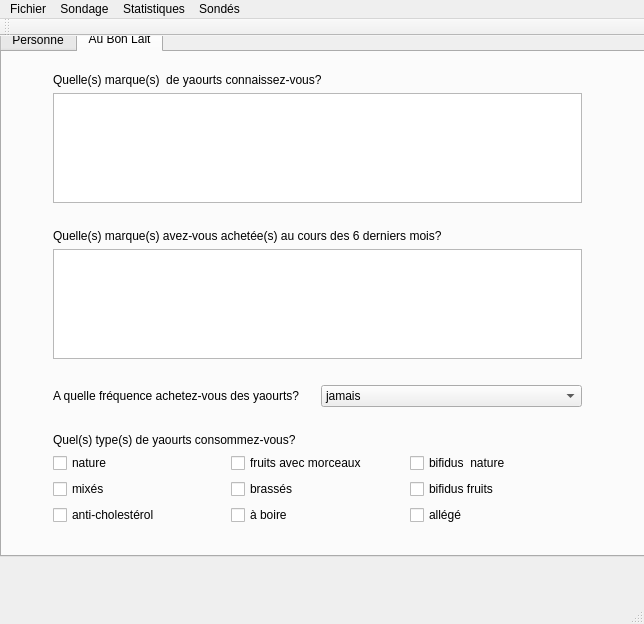
<?xml version="1.0" encoding="UTF-8"?>
<ui version="4.0">
 <class>MainWindow</class>
 <widget class="QMainWindow" name="MainWindow">
  <property name="windowModality">
   <enum>Qt::WindowModal</enum>
  </property>
  <property name="geometry">
   <rect>
    <x>0</x>
    <y>0</y>
    <width>644</width>
    <height>624</height>
   </rect>
  </property>
  <property name="windowTitle">
   <string>Sondage</string>
  </property>
  <widget class="QWidget" name="centralWidget">
   <widget class="QTabWidget" name="tabprincipal">
    <property name="geometry">
     <rect>
      <x>0</x>
      <y>-10</y>
      <width>671</width>
      <height>531</height>
     </rect>
    </property>
    <property name="layoutDirection">
     <enum>Qt::LeftToRight</enum>
    </property>
    <property name="locale">
     <locale language="English" country="UnitedStates"/>
    </property>
    <property name="tabPosition">
     <enum>QTabWidget::North</enum>
    </property>
    <property name="tabShape">
     <enum>QTabWidget::Rounded</enum>
    </property>
    <property name="currentIndex">
     <number>1</number>
    </property>
    <widget class="QWidget" name="tab">
     <attribute name="title">
      <string>Personne</string>
     </attribute>
     <widget class="QWidget" name="verticalLayoutWidget_3">
      <property name="geometry">
       <rect>
        <x>50</x>
        <y>30</y>
        <width>541</width>
        <height>441</height>
       </rect>
      </property>
      <layout class="QVBoxLayout" name="verticalLayout_3">
       <item>
        <widget class="QLabel" name="lbl_warning_2">
         <property name="font">
          <font>
           <kerning>true</kerning>
          </font>
         </property>
         <property name="text">
          <string>TextLabel</string>
         </property>
        </widget>
       </item>
       <item>
        <spacer name="verticalSpacer_4">
         <property name="orientation">
          <enum>Qt::Vertical</enum>
         </property>
         <property name="sizeType">
          <enum>QSizePolicy::Fixed</enum>
         </property>
         <property name="sizeHint" stdset="0">
          <size>
           <width>20</width>
           <height>40</height>
          </size>
         </property>
        </spacer>
       </item>
       <item>
        <layout class="QFormLayout" name="formLayout_2">
         <property name="fieldGrowthPolicy">
          <enum>QFormLayout::AllNonFixedFieldsGrow</enum>
         </property>
         <property name="labelAlignment">
          <set>Qt::AlignRight|Qt::AlignTrailing|Qt::AlignVCenter</set>
         </property>
         <item row="2" column="0">
          <widget class="QLabel" name="lbl_age_2">
           <property name="text">
            <string>âge : </string>
           </property>
          </widget>
         </item>
         <item row="2" column="1">
          <widget class="QLineEdit" name="txtbox_age_2"/>
         </item>
         <item row="3" column="0">
          <widget class="QLabel" name="lbl_sexe_2">
           <property name="text">
            <string>sexe : </string>
           </property>
          </widget>
         </item>
         <item row="3" column="1">
          <layout class="QHBoxLayout" name="horizontalLayout_5">
           <item>
            <widget class="QRadioButton" name="rdb_homme_2">
             <property name="text">
              <string>homme</string>
             </property>
            </widget>
           </item>
           <item>
            <widget class="QRadioButton" name="rdb_femme_2">
             <property name="text">
              <string>femme</string>
             </property>
            </widget>
           </item>
          </layout>
         </item>
         <item row="4" column="0">
          <widget class="QLabel" name="lbl_etat_civil_2">
           <property name="text">
            <string>état civil : </string>
           </property>
          </widget>
         </item>
         <item row="4" column="1">
          <widget class="QComboBox" name="cb_etat_civil_2">
           <item>
            <property name="text">
             <string>marié</string>
            </property>
           </item>
           <item>
            <property name="text">
             <string>veuf</string>
            </property>
           </item>
           <item>
            <property name="text">
             <string>célibataire</string>
            </property>
           </item>
           <item>
            <property name="text">
             <string>vie_maritale</string>
            </property>
           </item>
          </widget>
         </item>
         <item row="5" column="0">
          <widget class="QLabel" name="lbl_compo_foyer_2">
           <property name="text">
            <string>composition du foyer : </string>
           </property>
          </widget>
         </item>
         <item row="5" column="1">
          <layout class="QFormLayout" name="formLayout_4">
           <item row="1" column="0">
            <widget class="QLabel" name="lbl_nb_personnes_2">
             <property name="text">
              <string>nombre de personnes : </string>
             </property>
            </widget>
           </item>
           <item row="1" column="1">
            <widget class="QSpinBox" name="spbox_nb_personnes_2"/>
           </item>
           <item row="2" column="0">
            <widget class="QLabel" name="lbl_enfants_2">
             <property name="text">
              <string>dont enfants : </string>
             </property>
            </widget>
           </item>
           <item row="2" column="1">
            <widget class="QSpinBox" name="spbox_enfants_2"/>
           </item>
           <item row="3" column="0">
            <widget class="QLabel" name="lbl_animaux_2">
             <property name="text">
              <string>dont animaux domestiques : </string>
             </property>
            </widget>
           </item>
           <item row="3" column="1">
            <widget class="QSpinBox" name="spbox_animaux_2"/>
           </item>
           <item row="0" column="0">
            <spacer name="verticalSpacer_3">
             <property name="orientation">
              <enum>Qt::Vertical</enum>
             </property>
             <property name="sizeType">
              <enum>QSizePolicy::Fixed</enum>
             </property>
             <property name="sizeHint" stdset="0">
              <size>
               <width>20</width>
               <height>20</height>
              </size>
             </property>
            </spacer>
           </item>
          </layout>
         </item>
         <item row="6" column="0">
          <widget class="QLabel" name="lbl_revenu_2">
           <property name="text">
            <string>tranche de revenu : </string>
           </property>
          </widget>
         </item>
         <item row="6" column="1">
          <widget class="QComboBox" name="cb_revenu_2">
           <item>
            <property name="text">
             <string>de 10 000 € à 25 000 €</string>
            </property>
           </item>
           <item>
            <property name="text">
             <string>de 25 000 € à 70 000 €</string>
            </property>
           </item>
           <item>
            <property name="text">
             <string>de 70 000 € à 150 000 €</string>
            </property>
           </item>
           <item>
            <property name="text">
             <string>+ de 150 000 €</string>
            </property>
           </item>
          </widget>
         </item>
        </layout>
       </item>
      </layout>
     </widget>
    </widget>
    <widget class="QWidget" name="tab_2">
     <attribute name="title">
      <string>Au Bon Lait</string>
     </attribute>
     <widget class="QWidget" name="verticalLayoutWidget_4">
      <property name="geometry">
       <rect>
        <x>40</x>
        <y>10</y>
        <width>551</width>
        <height>474</height>
       </rect>
      </property>
      <layout class="QVBoxLayout" name="verticalLayout_5">
       <item>
        <layout class="QGridLayout" name="gridLayout_8">
         <item row="0" column="0">
          <widget class="QLabel" name="quelleSMarqueSDeYaourtsConnaissezVousLabel_2">
           <property name="maximumSize">
            <size>
             <width>16776500</width>
             <height>16777215</height>
            </size>
           </property>
           <property name="text">
            <string>Quelle(s) marque(s)  de yaourts connaissez-vous?</string>
           </property>
          </widget>
         </item>
         <item row="8" column="0">
          <widget class="QLabel" name="label_4">
           <property name="text">
            <string>Quel(s) type(s) de yaourts consommez-vous?</string>
           </property>
          </widget>
         </item>
         <item row="6" column="0">
          <layout class="QHBoxLayout" name="horizontalLayout_9">
           <item>
            <widget class="QLabel" name="label_5">
             <property name="text">
              <string>A quelle fréquence achetez-vous des yaourts? </string>
             </property>
            </widget>
           </item>
           <item>
            <widget class="QComboBox" name="cb_frequence">
             <item>
              <property name="text">
               <string>jamais</string>
              </property>
             </item>
             <item>
              <property name="text">
               <string>au moins trois fois par semaine</string>
              </property>
             </item>
             <item>
              <property name="text">
               <string>au moins une fois par semaine</string>
              </property>
             </item>
             <item>
              <property name="text">
               <string>au moins une fois par mois</string>
              </property>
             </item>
            </widget>
           </item>
          </layout>
         </item>
         <item row="9" column="0">
          <layout class="QGridLayout" name="grid_types">
           <item row="3" column="0">
            <widget class="QCheckBox" name="checkBox_19">
             <property name="text">
              <string>mixés</string>
             </property>
            </widget>
           </item>
           <item row="2" column="1">
            <widget class="QCheckBox" name="checkBox_20">
             <property name="text">
              <string>fruits avec morceaux</string>
             </property>
            </widget>
           </item>
           <item row="3" column="1">
            <widget class="QCheckBox" name="checkBox_21">
             <property name="text">
              <string>brassés</string>
             </property>
            </widget>
           </item>
           <item row="3" column="2">
            <widget class="QCheckBox" name="checkBox_22">
             <property name="text">
              <string>bifidus fruits</string>
             </property>
            </widget>
           </item>
           <item row="2" column="2">
            <widget class="QCheckBox" name="checkBox_23">
             <property name="text">
              <string>bifidus  nature</string>
             </property>
            </widget>
           </item>
           <item row="4" column="2">
            <widget class="QCheckBox" name="checkBox_4">
             <property name="text">
              <string>allégé</string>
             </property>
            </widget>
           </item>
           <item row="4" column="1">
            <widget class="QCheckBox" name="checkBox_5">
             <property name="text">
              <string>à boire</string>
             </property>
            </widget>
           </item>
           <item row="4" column="0">
            <widget class="QCheckBox" name="checkBox_6">
             <property name="text">
              <string>anti-cholestérol</string>
             </property>
            </widget>
           </item>
           <item row="2" column="0">
            <widget class="QCheckBox" name="checkBox_24">
             <property name="text">
              <string>nature</string>
             </property>
            </widget>
           </item>
          </layout>
         </item>
         <item row="3" column="0">
          <widget class="QLabel" name="label_6">
           <property name="text">
            <string>Quelle(s) marque(s) avez-vous achetée(s) au cours des 6 derniers mois?</string>
           </property>
          </widget>
         </item>
         <item row="2" column="0">
          <spacer name="verticalSpacer_8">
           <property name="orientation">
            <enum>Qt::Vertical</enum>
           </property>
           <property name="sizeType">
            <enum>QSizePolicy::Fixed</enum>
           </property>
           <property name="sizeHint" stdset="0">
            <size>
             <width>20</width>
             <height>20</height>
            </size>
           </property>
          </spacer>
         </item>
         <item row="1" column="0">
          <widget class="QListView" name="listview_marques_connues">
           <property name="selectionMode">
            <enum>QAbstractItemView::MultiSelection</enum>
           </property>
          </widget>
         </item>
         <item row="4" column="0">
          <widget class="QListView" name="listview_marques_achetees">
           <property name="selectionMode">
            <enum>QAbstractItemView::MultiSelection</enum>
           </property>
          </widget>
         </item>
         <item row="7" column="0">
          <spacer name="verticalSpacer">
           <property name="orientation">
            <enum>Qt::Vertical</enum>
           </property>
           <property name="sizeType">
            <enum>QSizePolicy::Fixed</enum>
           </property>
           <property name="sizeHint" stdset="0">
            <size>
             <width>20</width>
             <height>20</height>
            </size>
           </property>
          </spacer>
         </item>
         <item row="5" column="0">
          <spacer name="verticalSpacer_2">
           <property name="orientation">
            <enum>Qt::Vertical</enum>
           </property>
           <property name="sizeType">
            <enum>QSizePolicy::Fixed</enum>
           </property>
           <property name="sizeHint" stdset="0">
            <size>
             <width>20</width>
             <height>20</height>
            </size>
           </property>
          </spacer>
         </item>
        </layout>
       </item>
      </layout>
     </widget>
    </widget>
   </widget>
  </widget>
  <widget class="QMenuBar" name="menuBar">
   <property name="geometry">
    <rect>
     <x>0</x>
     <y>0</y>
     <width>644</width>
     <height>25</height>
    </rect>
   </property>
   <widget class="QMenu" name="menuFichier">
    <property name="title">
     <string>Fichier</string>
    </property>
    <addaction name="actionNouveauSonde"/>
    <addaction name="separator"/>
    <addaction name="actionOuvrir"/>
    <addaction name="actionSauvegarder"/>
    <addaction name="separator"/>
    <addaction name="actionQuitter"/>
   </widget>
   <widget class="QMenu" name="menuSondage">
    <property name="title">
     <string>Sondage</string>
    </property>
    <addaction name="separator"/>
    <addaction name="actionNouveauSondage"/>
    <addaction name="separator"/>
    <addaction name="actionAfficher_historique"/>
   </widget>
   <widget class="QMenu" name="menuStatistiques">
    <property name="title">
     <string>Statistiques</string>
    </property>
    <addaction name="actionG_n_rer_statistiques"/>
   </widget>
   <widget class="QMenu" name="menuSond_s">
    <property name="title">
     <string>Sondés</string>
    </property>
    <addaction name="actionNouveau"/>
    <addaction name="separator"/>
    <addaction name="actionGestion"/>
   </widget>
   <addaction name="menuFichier"/>
   <addaction name="menuSondage"/>
   <addaction name="menuStatistiques"/>
   <addaction name="menuSond_s"/>
  </widget>
  <widget class="QToolBar" name="mainToolBar">
   <attribute name="toolBarArea">
    <enum>TopToolBarArea</enum>
   </attribute>
   <attribute name="toolBarBreak">
    <bool>false</bool>
   </attribute>
  </widget>
  <widget class="QStatusBar" name="statusBar"/>
  <action name="actionNouveauSonde">
   <property name="text">
    <string>Nouveau sondé</string>
   </property>
  </action>
  <action name="actionOuvrir">
   <property name="text">
    <string>Ouvrir sondé</string>
   </property>
  </action>
  <action name="actionSauvegarder">
   <property name="text">
    <string>Sauvegarder</string>
   </property>
  </action>
  <action name="actionQuitter">
   <property name="text">
    <string>Quitter</string>
   </property>
   <property name="shortcut">
    <string>Q</string>
   </property>
   <property name="shortcutContext">
    <enum>Qt::WidgetShortcut</enum>
   </property>
  </action>
  <action name="actionNouveauSondage">
   <property name="text">
    <string>Nouveau</string>
   </property>
  </action>
  <action name="actionAfficher_historique">
   <property name="text">
    <string>Afficher historique</string>
   </property>
  </action>
  <action name="actionG_n_rer_statistiques">
   <property name="text">
    <string>Générer statistiques</string>
   </property>
  </action>
  <action name="actionNouveau">
   <property name="text">
    <string>Nouveau</string>
   </property>
  </action>
  <action name="actionGestion">
   <property name="text">
    <string>Gestion</string>
   </property>
  </action>
 </widget>
 <layoutdefault spacing="6" margin="11"/>
 <resources/>
 <connections/>
</ui>
